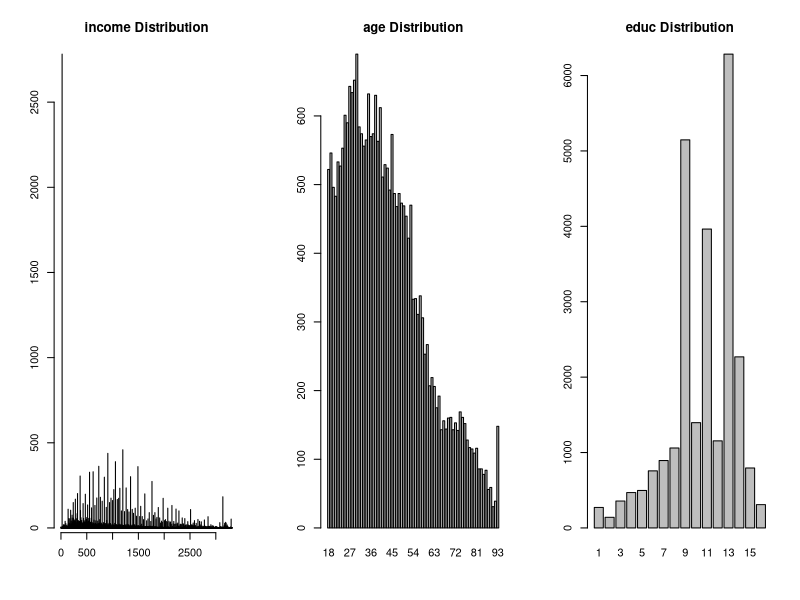

The R source for this figure:
##
## q1.r
##
## Exploring Fulton PUMS data to identify variables for reidentification attack 
##
## JH 2019/02/11
##

# read in the data
data <- read.csv('FultonPUMS5full.csv')
# summary of data
head(data)
nrow(data)
# variables
print(paste(names(data), collapse=", "))
print(length(names(data)))

# see how many unique values of each variable
vars <- c()
counts <- c()
for (n in names(data)) {
  vars <- c(vars, n)
  counts <- c(counts, nrow(unique(data[n])))
}
results <- data.frame(var=vars, count=counts)

# look at location identifiers
table(data$puma)
# unique(data$puma - data$jpumarow)
# unique(data$puma - data$X)
# # remove duplicates
# results <- results[!results$var %in% c("X", "jpumarow"),]

# remove variables with single count
results[results$count == 1,] # state and fips have one count
results <- results[results$count != 1,]


# plot distributions
jpeg('./figs/exploredist.jpg', width=1000, height=300)
par(mfrow=c(1,3))
barplot(table(data$income), xaxt='n', ylab='', main="income Distribution")
axis(side=1)
barplot(table(data$age), ylab='', main="age Distribution")
barplot(table(data$educ), ylab='', main="educ Distribution")
par(mfrow=c(1,1))
dev.off()


# collision probabilities
collision <- function(vardata) {
  sum((table(vardata) / nrow(data))^2)
}

p.collisions <- c()
for (v in as.character(results$var)) {
  p.collisions <- rbind(p.collisions, c(v,collision(data[v])))
}
p.collisions

# find average size of PUMA
avg.puma <- round(20 * nrow(data) / length(unique(data$puma)))

# calculate joint probability of collision
collision.joint <- function (vars) {
  joint <- 1
  for (v in vars) {
    joint <- joint * collision(data[v])
  }
  joint
}

# calculate percentage of average PUMA uniquely identifiable
identifiable <- function (p.collision) {
  (1 - p.collision)^avg.puma
}


# calculate results with proposed list of identifying variables
varlist <- c("income", "age", "educ")
identifiable(collision.joint(varlist))
varlist <- c(varlist, "sex", "married")
identifiable(collision.joint(varlist))
varlist <- c(varlist, "black")
identifiable(collision.joint(varlist))
varlist <- c(varlist, "employed")
identifiable(collision.joint(varlist))
